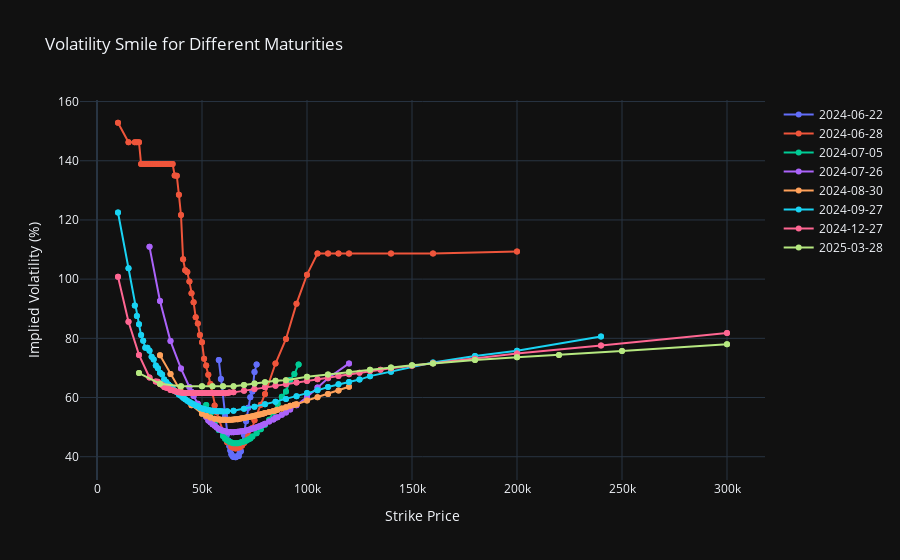

The cell this chart's notebook holds for it:
### Code cell
import pandas as pd
import plotly.graph_objects as go
from IPython.display import display

# Filter the relevant columns
filtered_data = data[['strikePx', 'mark_iv', 'maturity']]

# List of unique maturity dates
maturity_dates = filtered_data['maturity'].unique()

# Function to update the plot
def update_plot():
    fig = go.Figure()
    
    # Add traces for each maturity date
    for maturity in maturity_dates:
        df = filtered_data[filtered_data['maturity'] == maturity]
        fig.add_trace(go.Scatter(x=df['strikePx'], y=df['mark_iv'], mode='lines+markers', name=maturity))
    
    # Update layout for better visualization
    fig.update_layout(
        title='Volatility Smile for Different Maturities',
        xaxis_title='Strike Price',
        yaxis_title='Implied Volatility (%)',
        template='plotly_dark',
        height=600  # Increase the height of the plot
    )
    fig.show()

# Display the initial plot
update_plot()
